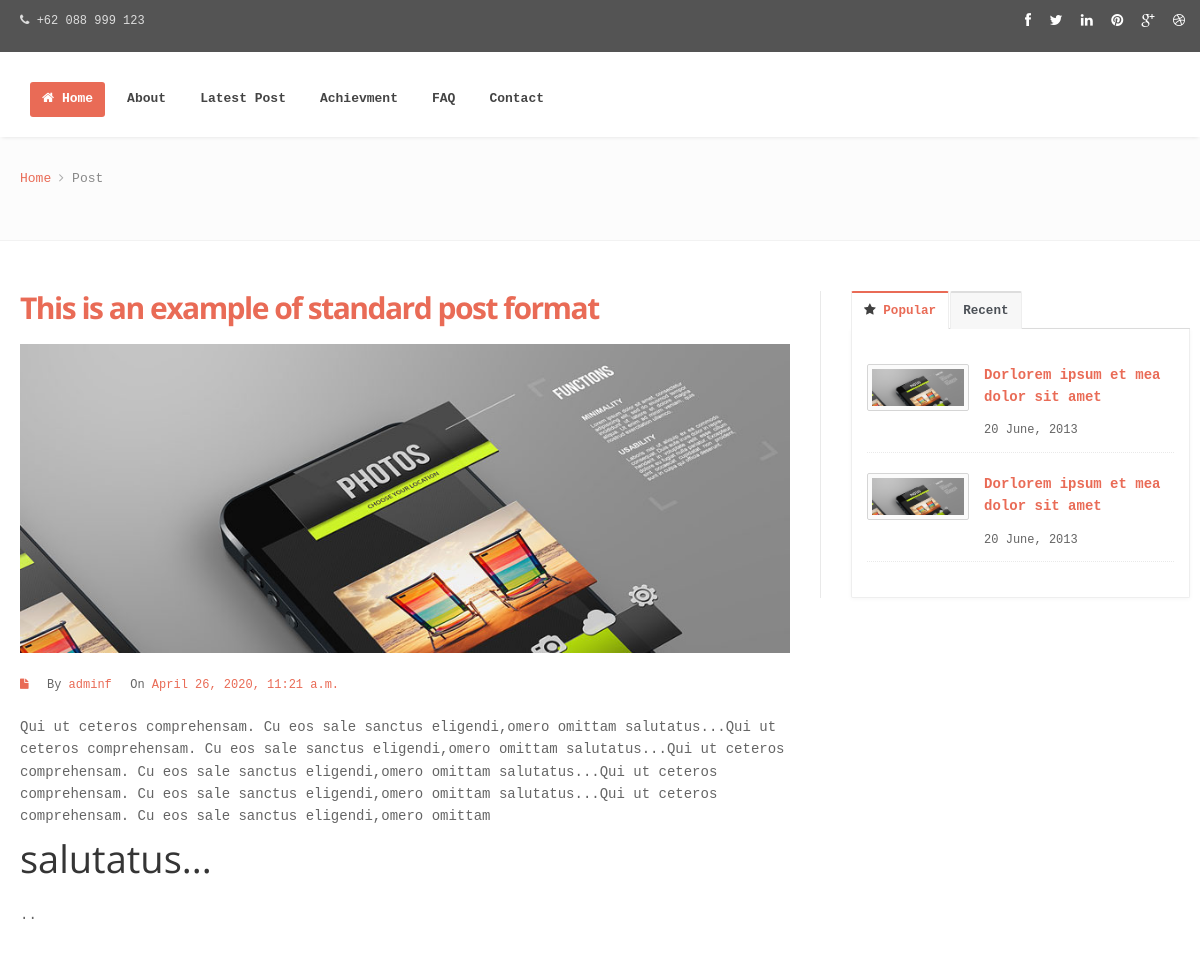
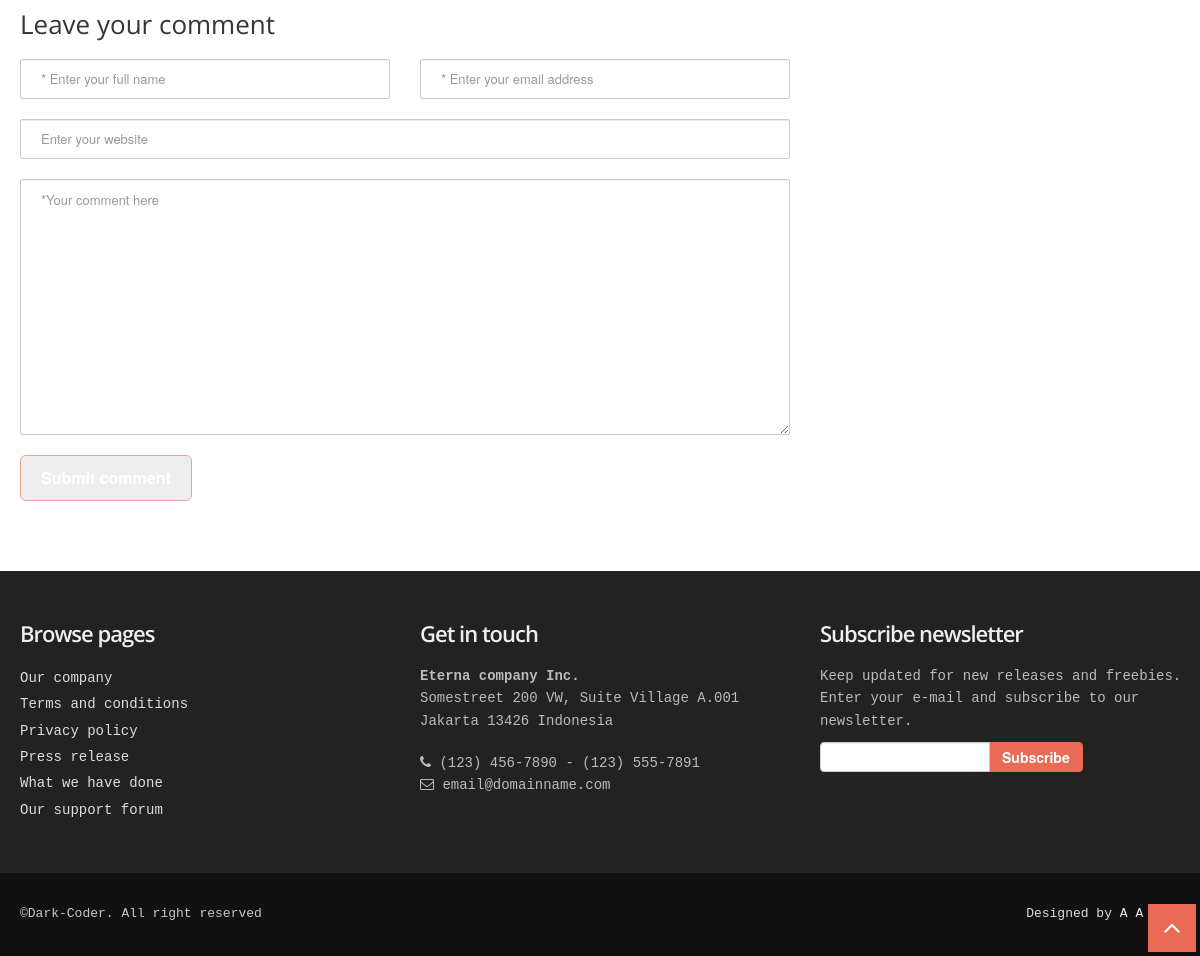
The app's page /post/s-cfgv with its own data (2 pictures, top to bottom).
### home/models.py (models this page shows)
class Article(models.Model):
    title=models.CharField(max_length=500)
    img=models.ImageField(upload_to='home/atricle')
    body=models.TextField(max_length=5000)
    postedBy=models.CharField(max_length=100)
    time=models.DateTimeField()
    slug=models.SlugField(max_length=100,default='')
    popular=models.CharField(max_length=10,default='yes')

### home/views.py (the view)
# urls.py: path('post/<str:slug>',views.blogpost,name='blopgpost'),
def blogpost(request,slug):
    l=Article.objects.filter(slug=slug)
    la=Article.objects.all().order_by('-time')[:5]
    p=Article.objects.filter(popular='yes').order_by('-time')[:5]
    context={'post':l,'latest':la,'popular':p}
    return render(request,'home/blogpost.html',context)

### template/home/blogpost.html (shortened to what this page needs)
{% extends 'base.html' %}
{% block body %}
<section id="inner-headline">
    <div class="container">
        <div class="row">
            <div class="span12">
                <div class="inner-heading">
                    <ul class="breadcrumb">
                        <li><a href="index.html">Home</a> <i class="icon-angle-right"></i></li>
                        <li class="active">Post</li>
                    </ul>
                </div>
            </div>
        </div>
    </div>
</section>
<section id="content">
    <div class="container">
        <div class="row">
            <div class="span8">
                <article class="single">
                    <div class="row">
                        {% for p in  post %}
                        <div class="span8">
                            <div class="post-image">
                                <div class="post-heading">
                                    <h3><a href="#">{{p.title}}</a></h3>
                                </div>
                                <img src="/media/{{p.img}}" alt="" />
                            </div>
                            <div class="meta-post">
                                <ul>
                                    <li><i class="icon-file"></i></li>
                                    <li>By <a href="#" class="author">{{p.postedBy}}</a></li>
                                    <li>On <a href="#" class="date">{{p.time}}</a></li>
                                </ul>
                            </div>
                            <p>
                                {{p.body|safe}}..
                            </p>
                        </div>
                        {% endfor %}
                    </div>
                </article>
                <h4>Leave your comment</h4>
                <form id="commentform" action="#" method="post" name="comment-form">
                    <div class="row">
                        <div class="span4">
                            <input type="text" placeholder="* Enter your full name" />
                        </div>
                        <div class="span4">
                            <input type="text" placeholder="* Enter your email address" />
                        </div>
                        <div class="span8 margintop10">
                            <input type="text" placeholder="Enter your website" />
                        </div>
                        <div class="span8 margintop10">
                            <p>
                                <textarea rows="12" class="input-block-level"
                                    placeholder="*Your comment here"></textarea>
                            </p>
                            <p>
                                <button class="btn btn-theme btn-medium margintop10" type="submit" disabled>Submit
                                    comment</button>
                            </p>
                        </div>
                    </div>
                </form>
            </div>
        <div class="span4">
            <aside class="right-sidebar">
                <div class="widget">
                    <div class="tabs">
                        <ul class="nav nav-tabs">
                            <li class="active"><a href="#one" data-toggle="tab"><i class="icon-star"></i> Popular</a>
                            </li>
                            <li><a href="#two" data-toggle="tab">Recent</a></li>
                        </ul>
                        <div class="tab-content">
                            <div class="tab-pane active" id="one">
                                <ul class="popular">
                                    {% for p in popular  %}
                                    <li>
                                        <img src="/media/{{p.img}}" width="30%" alt="" class="thumbnail pull-left" />
                                        <p><a href="/post/{{p.slug}}">Dorlorem ipsum et mea dolor sit amet</a></p>
                                        <span>20 June, 2013</span>
                                    </li>
                                    {% endfor %}
                                </ul>
                            </div>
                        </div>
                    </div>
                </div>
            </aside>
        </div>
    </div>
    </div>
</section>
{% endblock body %}

### static/css/style.css (style rules this page uses)
body { font-family: Courier New; font-size: 14px; font-weight: 400; line-height: 1.6em; color: #656565; }
a { color: #4b5056; }
.bold { font-weight: 900; }
.container { padding: 0 20px 0 20px; position: relative; }
.row { margin-bottom: 30px; }
.row .row { margin-bottom: 30px; }
#content { position: relative; background: #fff; border-top: 1px solid #f2f2f2; padding: 50px 0 0 0; }
#content img { max-width: 100%; height: auto; }
#inner-headline { background: #fcfcfc; position: relative; margin: 0; padding: 20px 0 10px; }
#inner-headline ul.breadcrumb { margin: 0; float: none; background: none; }
#inner-headline ul.breadcrumb li { margin-bottom: 0; padding-bottom: 0; }
#inner-headline ul.breadcrumb li { font-size: 13px; color: #888; text-shadow: none; }
#inner-headline ul.breadcrumb li i { color: #ababab; }
#inner-headline ul.breadcrumb li a { text-decoration: none; }
form#commentform { margin-top: 20px; }
form#commentform input[type="text"] { width: 100%; min-height: 40px; padding-left: 20px; font-size: 13px; padding-right: 20px; -webkit-box-sizing: border-box; -moz-box-sizing: border-box; box-sizing: border-box; -webkit-border-radius: 2px 2px 2px 2px; -moz-border-radius: 2px 2px 2px 2px; border-radius: 2px 2px 2px 2px; }
form#commentform textarea { width: 100%; padding-left: 20px; padding-top: 10px; font-size: 13px; padding-right: 20px; -webkit-box-sizing: border-box; -moz-box-sizing: border-box; box-sizing: border-box; -webkit-border-radius: 2px 2px 2px 2px; -moz-border-radius: 2px 2px 2px 2px; border-radius: 2px 2px 2px 2px; }
article { float: left; width: 100%; margin-bottom: 40px; border-bottom: 1px solid #e9e9e9; padding-bottom: 10px; }
article.single { margin-bottom: 0; border-bottom: none; padding-bottom: 0; }
article .post-heading h3 { margin-bottom: 20px; }
article .post-heading h3 a { font-weight: 700; letter-spacing: -1.5px; text-decoration: none; }
.post-image { margin-bottom: 20px; }
.meta-post { margin: 0 0 20px; padding: 0; }
.meta-post ul { list-style: none; margin: 0; }
.meta-post ul li { display: inline; margin-right: 10px; }
.meta-post ul li { font-size: 12px; }
aside { position: relative; margin-bottom: 40px; }
.right-sidebar { border-left: 1px solid #e9e9e9; padding: 0 0 0 30px; }
aside .widget { margin-bottom: 40px; }
ul.popular { list-style: none; margin: 0; }
ul.popular li { float: left; clear: left; border-bottom: 1px dotted #e9e9e9; padding-bottom: 10px; margin-bottom: 20px; display: block; width: 100%; }
ul.popular li a { font-weight: 600; }
ul.popular li span { font-size: 12px; }
img.pull-left, .align-left { float: left; margin: 0 15px 15px 0; }
.widget img.pull-left { float: left; margin: 0 15px 15px 0; }
[class^="icon-"], [class*=" icon-"] { color: #404040; }
.margintop10 { margin-top: 10px; }

### static/color/default.css (style rules this page uses)
#inner-headline ul.breadcrumb li a { color:#e96b56; }
div.tabs ul.nav-tabs li.active a { border-top: 2px solid #e96b56; color:#e96b56; }
.btn-theme { border:1px solid #e96b56; background: #e96b56; }
article .post-heading h3 a { text-decoration:none; color:#e96b56; }
.meta-post a,.meta-post ul li i { color: #e96b56; }
ul.popular li a { color:#e96b56; }

### static/css/shortcodes.css (style rules this page uses)
div.tabs { -moz-border-radius: 2px; -webkit-border-radius: 2px; border-radius: 2px; margin-bottom: 30px; }
div.tabs div.tab-content { -moz-border-radius: 0 0 2px 2px; -moz-box-shadow: 0 1px 5px 0 rgba(0, 0, 0, 0.04); -webkit-border-radius: 0 0 2px 2px; -webkit-box-shadow: 0 1px 5px 0 rgba(0, 0, 0, 0.04); background-color: #FFF; border: 1px solid #EEE; border-radius: 0 0 2px 2px; border-top: 0; box-shadow: 0 1px 5px 0 rgba(0, 0, 0, 0.04); padding: 15px; }
div.tabs ul.nav-tabs { margin: 0; }
div.tabs ul.nav-tabs li.active a { background: #fff; border-top: 2px solid #CCC; color: #CCC; }
div.tabs ul.nav-tabs a { -moz-border-radius: 2px 2px 0 0; -webkit-border-radius: 2px 2px 0 0; background: #f7f7f7; border: 1px solid #EEE; border-bottom: 0; border-radius: 2px 2px 0 0; margin-right: 1px; }
div.tabs ul.nav-tabs a, div.tabs ul.nav-tabs a:hover { border: 1px solid #EEE; border-bottom: 0; border-top: 2px solid #DDD; font-size: 0.9em; }

### records on screen
Article: title "This is an example of standard post format", img (picture), postedBy "adminf", time "April 26, 2020, 11:21 a.m.", body "Qui ut ceteros comprehensam. Cu eos sale sanctus eligendi,omero omittam salutatus...Qui ut ceteros comprehensam. Cu eos sale sanctus eligendi,omero omittam salutatus...Qui ut ceteros comprehensam. Cu eos sale sanctus eligendi,omero omittam salutatus...Qui ut ceteros comprehensam. Cu eos sale sanctus eligendi,omero omittam salutatus...Qui ut ceteros comprehensam. Cu eos sale sanctus eligendi,omero omittam salutatus..."
Article: img (picture)
